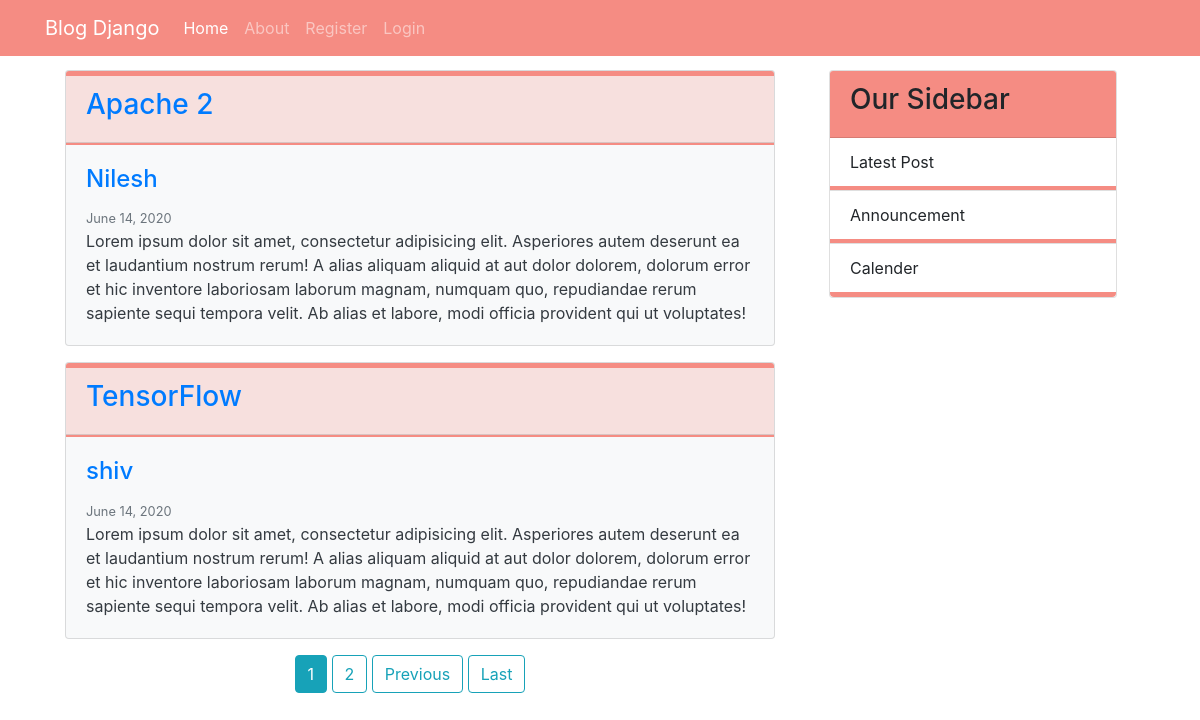
The page / on the database its author committed.
### blog/models.py (models this page shows, shortened)
class Post(models.Model):
    title = models.CharField(max_length=100)
    content = models.TextField()
    date_posted = models.DateTimeField(default=timezone.now)
    author = models.ForeignKey(User, on_delete=models.CASCADE)

### blog/views.py (the view)
# urls.py: path('', views.PostListView.as_view(), name='blog-home'),  # url for class based view
class PostListView(ListView):
    model = Post
    template_name = 'blog/home.html'
    context_object_name = 'posts'
    ordering = ['-date_posted']  # minus sign will set posts newest to oldest
    paginate_by = 2

### templates/blog/home.html (shortened to what this page needs)
{% extends 'base.html' %}
{% block content %}
    {% load static %}
    {% for post in posts %}
        <div class="sm-col-8" style="margin-left: 20px">
            <div class="card text-dark bg-light mb-3">
                <div class="card-header" style="border-top: #f58c83 5px solid; background-color: #f7e0de">
                    <h3><a href="{% url 'post-detail' post.id %}" style="text-decoration: none;">{{ post.title }}</a>
                    </h3>
                </div>
                <div class="card-body" style="border-top: #f58c83 2px solid;">
                    <h4 class="card-title"><a href="{% url 'user-posts' post.author.username %}"
                                              style="text-decoration: none">{{ post.author }}</a></h4>
                    <small class="text-muted" style="text-align: right">{{ post.date_posted|date:"F d, Y" }}</small>
                    <p class="card-text">{{ post.content }}</p>
                </div>
            </div>
        </div>
    {% endfor %}
    <div class="container mb-4 text-center">
        {% if is_paginated %}
            {% for num in page_obj.paginator.page_range %}
                {% if page_obj.number == num %}
                    <a class="btn btn-info" href="?page={{ num }}">{{ num }}</a>
                {% elif num > page_obj.number|add:'-2' and num < page_obj.number|add:'2' %}
                    <a class="btn btn-outline-info" href="?page={{ num }}">{{ num }}</a>
                {% endif %}
            {% endfor %}
            {% if page_obj.has_next %}
                <a class="btn btn-outline-info" href="?page={{ page_obj.next_page_number }}">Previous</a>
                <a class="btn btn-outline-info" href="?page={{ pag_obj.paginator.num_pages }}">Last</a>
            {% endif %}
        {% endif %}
    </div>
{% endblock content %}

### templates/base.html (shortened to what this page needs)
<!DOCTYPE html>
<html lang="en">
<head>
    <link rel="stylesheet" href="https://maxcdn.bootstrapcdn.com/bootstrap/4.0.0/css/bootstrap.min.css"
>
</head>
<body>
<header class="site-header">
    <nav class="navbar navbar-expand-md navbar-dark fixed-top" style="background-color: #f58c83">
        <div class="container">
            <a class="navbar-brand" href="{% url 'blog-home' %}">Blog Django</a>
            <div class="collapse navbar-collapse" id="navbarNavAltMarkup">
                <div class="navbar-nav">
                    <a class="nav-item nav-link active" href="{% url 'blog-home' %}">Home </a>
                    <a class="nav-item nav-link" href="{% url 'blog-about' %}">About</a>
                    {% if user.is_authenticated %}
                        <a class="nav-item nav-link align-right" href="{% url 'logout' %}">Logout</a>
                        <a class="nav-item nav-link align-right" href="{% url 'profile' %}">Profile</a>
                        <a class="nav-item nav-link align-right" href="{% url 'post-create' %}">New Post</a>
                    {% else %}
                        <a class="nav-item nav-link align-right" href="{% url 'register' %}">Register</a>
                        <a class="nav-item nav-link align-right" href="{% url 'login' %}">Login</a>
                    {% endif %}
                </div>
            </div>
        </div>
    </nav>
</header>
<div class="container" style="padding-top: 70px">
    <div class="row">
        <div class="col-8">
            {% block content %}{% endblock %}
        </div>
        <div class="col-4">
            <div class="content-section mx-4">
                <div class="card" style="width: 18rem;">
                    <div class="card-header" style="background-color: #f58c83;">
                        <h3>Our Sidebar</h3>
                    </div>
                    <ul class="list-group list-group-flush">
                        <li class="list-group-item">Latest Post</li>
                        <li class="list-group-item">Announcement</li>
                        <li class="list-group-item" style="border-bottom: #f58c83 5px solid">Calender</li>
                    </ul>
                </div>
            </div>
        </div>
    </div>
</div>
</body>
</html>

### templates/base.html (style rules this page uses)
.list-group-item { border-bottom: #f58c83 solid 5px; }

### rows shown on the page
Post: title "Apache 2", author "Nilesh", date_posted "June 14, 2020", content "Lorem ipsum dolor sit amet, consectetur adipisicing elit. Asperiores autem deserunt ea et laudantium nostrum rerum! A alias aliquam aliquid at aut dolor dolorem, dolorum error et hic inventore laboriosam laborum magnam, numquam quo, repudiandae rerum sapiente sequi tempora velit. Ab alias et labore, modi officia provident qui ut voluptates!"
Post: title "TensorFlow", author "shiv", date_posted "June 14, 2020", content "Lorem ipsum dolor sit amet, consectetur adipisicing elit. Asperiores autem deserunt ea et laudantium nostrum rerum! A alias aliquam aliquid at aut dolor dolorem, dolorum error et hic inventore laboriosam laborum magnam, numquam quo, repudiandae rerum sapiente sequi tempora velit. Ab alias et labore, modi officia provident qui ut voluptates!"

### other values the page prints
{{ num }} "1"
{{ num }} "2"
